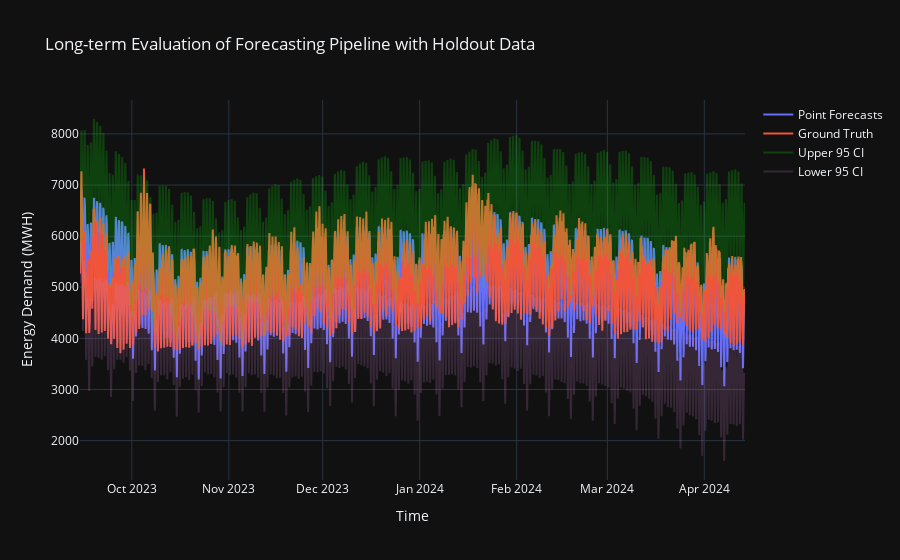

Write notebook code for a chart like this one.
### Code cell
# Combine error forecasts
std_forecasts = np.sqrt(variance_forecasts)

# 1.96 is the z-value for the 2.5th percentile of the standard normal distribution
lower_cuts = point_forecasts - 1.96 * std_forecasts  
upper_cuts = point_forecasts + 1.96 * std_forecasts

# Create figure showing forecasts and actual values
long_term_fig = go.Figure()
long_term_fig.add_trace(go.Scatter(x=evaluation_data.index, y=point_forecasts, mode='lines', 
    name='Point Forecasts', line=dict(color='rgba(255, 0, 0)')))
long_term_fig.add_trace(go.Scatter(x=evaluation_data.index, y=actual_values, mode='lines', 
    name='Ground Truth', line=dict(color='rgba(0, 0, 255)')))
long_term_fig.add_trace(go.Scatter(x=evaluation_data.index, y=upper_cuts, mode='lines', 
    name='Upper 95 CI', line=dict(color='rgba(0, 255, 0, 0.2)')))
long_term_fig.add_trace(go.Scatter(x=evaluation_data.index, y=lower_cuts, mode='lines', 
    name='Lower 95 CI', line=dict(color='rgba(200, 125, 200, 0.2)')))

# Customize the layout
long_term_fig.update_layout(
    title="Long-term Evaluation of Forecasting Pipeline with Holdout Data",
    xaxis_title='Time',
    yaxis_title='Energy Demand (MWH)',
    template='plotly_dark' 
)

# save plotly figure for web application
with open(r"assets/long_term_evaluation_plot.pkl", 'wb') as file:
    pkl.dump(long_term_fig, file=file)

long_term_fig.show()

### Figure 1 — Plotly figure (JSON) as saved in the notebook; plotly's stock layout.template omitted (floating-point values rounded to 4 significant figures; data arrays with more than 128 entries replaced by an {"elided": "..."} marker saying what was removed)
{"data": [{"line": {"color": "rgba(255, 0, 0)"}, "mode": "lines", "name": "Point Forecasts", "type": "scatter", "x": {"elided": "5102 str values"}, "y": {"elided": "5102 float values"}}, {"line": {"color": "rgba(0, 0, 255)"}, "mode": "lines", "name": "Ground Truth", "type": "scatter", "x": {"elided": "5102 str values"}, "y": {"elided": "5102 int values"}}, {"line": {"color": "rgba(0, 255, 0, 0.2)"}, "mode": "lines", "name": "Upper 95 CI", "type": "scatter", "x": {"elided": "5102 str values"}, "y": {"elided": "5102 float values"}}, {"line": {"color": "rgba(200, 125, 200, 0.2)"}, "mode": "lines", "name": "Lower 95 CI", "type": "scatter", "x": {"elided": "5102 str values"}, "y": {"elided": "5102 float values"}}], "layout": {"title": {"text": "Long-term Evaluation of Forecasting Pipeline with Holdout Data"}, "xaxis": {"title": {"text": "Time"}}, "yaxis": {"title": {"text": "Energy Demand (MWH)"}}}}
